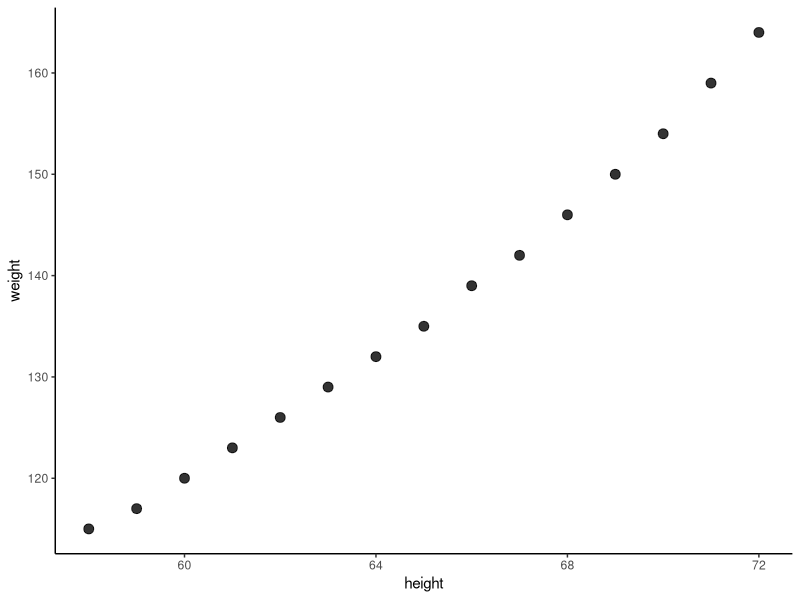

This figure's R source:
# Scott Schumacker
# notes

# Loading libraries
library(ggplot2)
library(dplyr)

# Preview data
head(women)

# Creating plot to visualize relationship
women %>% 
  ggplot(aes(x = height, y = weight)) +
  geom_point(size = 3, alpha = 0.8) +
  theme_classic()

# Calculating correlation coefficient
cor(x = women$height, y = women$weight)

# Correlation Test
cor.test(x = women$height, y = women$weight)